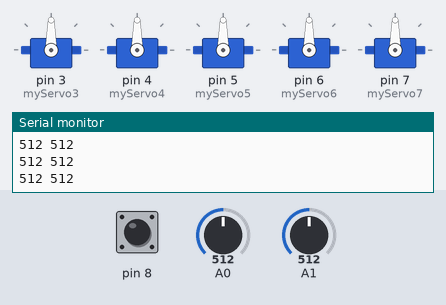
Recording of a sketch running on a simulated Arduino Uno, built with avr-gcc and run on an emulated ATmega328P. Shown: 5 × servo, the last lines printed to the serial monitor. The inputs (shaded band) are chosen by the test bench; at power-on: A0 = 512, pin 8 HIGH, A1 = 512.

Above: at 7.0 s.
7.1 s: A0 set to 692
10.1 s: A0 set to 717
At 11.4 s:
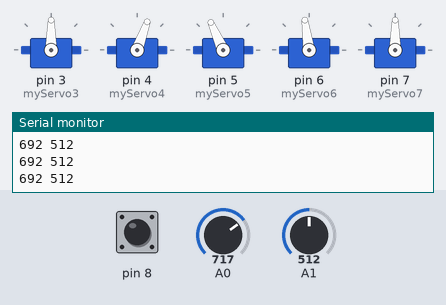
At 12.0 s:
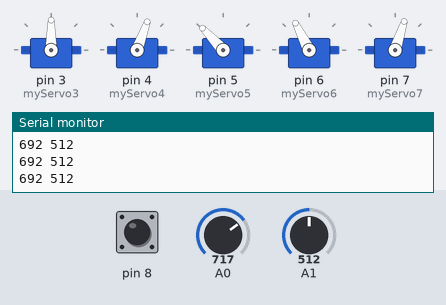
13.1 s: pin 8 pulled LOW for 3.2 s
17.8 s: A0 set to 107
20.8 s: A0 set to 95
At 23.6 s:
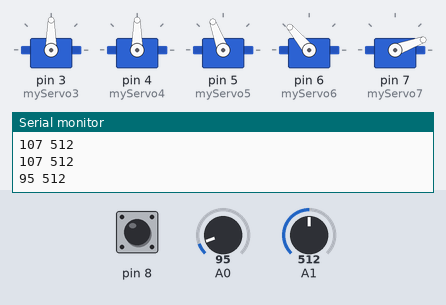
23.8 s: A0 set to 710
At 27.2 s:
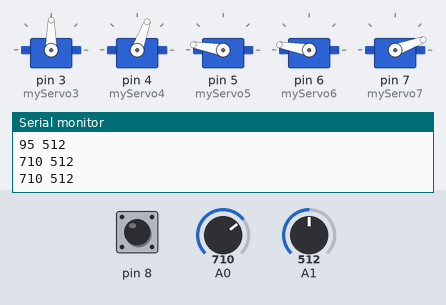
Timing chart, 0 to 27.8 s (numbered marks = the images above; inputs shaded):
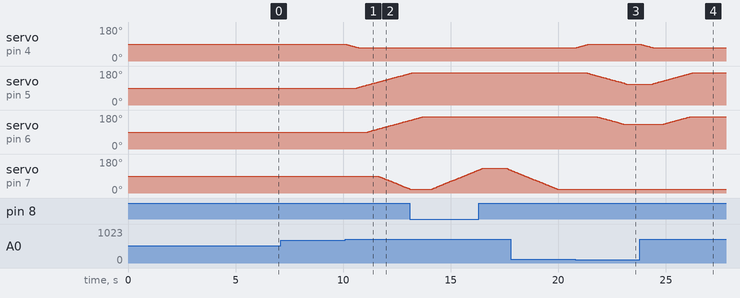

The sketch:

joistick_test_001.ino
```cpp
#include <VarSpeedServo.h>


boolean catchIsClosed = true;
VarSpeedServo myServo3;
VarSpeedServo myServo4;
VarSpeedServo myServo5;
VarSpeedServo myServo6;
VarSpeedServo myServo7;

void setup()
{
    Serial.begin(9600);
    Serial.println("Hello SETUP...");
    pinMode(8, INPUT_PULLUP);

    myServo3.attach(3);
    myServo4.attach(4);
    myServo5.attach(5);
    myServo6.attach(6);
    myServo7.attach(7);

    // myServo3.slowmove(90,50);
    // delay(700);
    // myServo4.slowmove(40,30);
    // delay(700);
    // myServo5.slowmove(170,30);
    // delay(700);
    // myServo6.slowmove(170,30);
    // delay(700);
    // myServo7.slowmove(20,30);
    // catchIsClosed = true;
    // delay(3000);

    myServo3.slowmove(90,50);
    delay(700);
    myServo4.slowmove(90,30);
    delay(700);
    myServo5.slowmove(90,30);
    delay(700);
    myServo6.slowmove(90,30);
    delay(700);
    myServo7.slowmove(90,30);
    catchIsClosed = true;
    delay(3000);
}

void loop()
{
    Serial.print(analogRead(A0));
    Serial.print(" ");
    Serial.println(analogRead(A1));

    if (analogRead(A0) < 100)
    {
        myServo4.slowmove(90,20);
        delay(500);
        myServo5.slowmove(110,20);
        delay(500);
        myServo6.slowmove(130,20);
        delay(500);
    }
    else if (analogRead(A0) > 700)
    {
        myServo4.slowmove(70,20);
        delay(500);
        myServo5.slowmove(170,20);
        delay(500);
        myServo6.slowmove(170,20);
        delay(500);
        myServo7.slowmove(20,30);
        delay(500);

    }
    else if (analogRead(A1) < 100)
    {
        myServo3.slowmove(10,50);
        delay(1500);
        myServo7.slowmove(130,30);
        delay(500);

    }
    else if (analogRead(A1) > 700)
    {
        myServo3.slowmove(170,50);
        delay(1500);
        myServo7.attach(7);
        myServo7.slowmove(130,30);
        delay(500);
    }

    if (digitalRead(8) == 0)
    {
        if (catchIsClosed)
        {
            myServo7.slowmove(130,30);
            delay(2000);
            catchIsClosed = false;
        }
        else
        {
            myServo7.slowmove(20,30);
            delay(2000);
            catchIsClosed = true;
        }
    }
}
```

Measured:
- the behaviour switches between 700 and 701 on A0 (found by bisection; images 0 and 1)
- the behaviour switches between 100 and 99 on A0 (found by bisection; images 2 and 3)
- after the input at 10.1 s, servo on pin 4 (myServo4): moves from 90° to 70° over 0.62 s, starting at once; servo on pin 5 (myServo5): moves from 90° to 166° over 2.4 s, starting after 0.54 s
- after the input at 20.8 s, servo on pin 4 (myServo4): moves from 70° to 90° over 0.62 s, starting at once; servo on pin 5 (myServo5): moves from 170° to 110° over 1.9 s, starting after 0.54 s; servo on pin 6 (myServo6): moves from 170° to 130° over 1.3 s, starting after 1.0 s
- after the input at 23.8 s, servo on pin 4 (myServo4): moves from 90° to 70° over 0.62 s, starting at once; servo on pin 5 (myServo5): moves from 110° to 170° over 1.9 s, starting after 0.54 s; servo on pin 6 (myServo6): moves from 130° to 170° over 1.3 s, starting after 1.0 s
